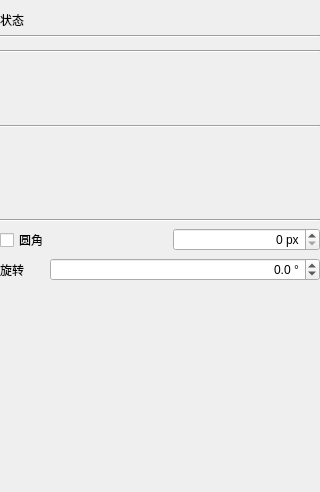
<?xml version="1.0" encoding="UTF-8"?>
<ui version="4.0">
 <class>RectPropertyForm</class>
 <widget class="QWidget" name="RectPropertyForm">
  <property name="geometry">
   <rect>
    <x>0</x>
    <y>0</y>
    <width>320</width>
    <height>492</height>
   </rect>
  </property>
  <property name="sizePolicy">
   <sizepolicy hsizetype="Preferred" vsizetype="Minimum">
    <horstretch>0</horstretch>
    <verstretch>0</verstretch>
   </sizepolicy>
  </property>
  <property name="windowTitle">
   <string>Form</string>
  </property>
  <property name="styleSheet">
   <string notr="true"/>
  </property>
  <layout class="QVBoxLayout" name="verticalLayout" stretch="0,0,0,0,0,0,0,0,0,0,0">
   <property name="spacing">
    <number>6</number>
   </property>
   <property name="sizeConstraint">
    <enum>QLayout::SizeConstraint::SetNoConstraint</enum>
   </property>
   <property name="leftMargin">
    <number>0</number>
   </property>
   <property name="rightMargin">
    <number>0</number>
   </property>
   <property name="bottomMargin">
    <number>0</number>
   </property>
   <item>
    <layout class="QHBoxLayout" name="horizontalLayout_3" stretch="1,5">
     <property name="spacing">
      <number>0</number>
     </property>
     <item>
      <widget class="QLabel" name="label_2">
       <property name="sizePolicy">
        <sizepolicy hsizetype="Fixed" vsizetype="Preferred">
         <horstretch>0</horstretch>
         <verstretch>0</verstretch>
        </sizepolicy>
       </property>
       <property name="text">
        <string>状态</string>
       </property>
      </widget>
     </item>
     <item>
      <widget class="BIComboBox" name="stateBox">
       <property name="sizePolicy">
        <sizepolicy hsizetype="Preferred" vsizetype="Fixed">
         <horstretch>0</horstretch>
         <verstretch>0</verstretch>
        </sizepolicy>
       </property>
      </widget>
     </item>
    </layout>
   </item>
   <item>
    <widget class="Line" name="line_4">
     <property name="frameShadow">
      <enum>QFrame::Shadow::Sunken</enum>
     </property>
     <property name="lineWidth">
      <number>1</number>
     </property>
     <property name="orientation">
      <enum>Qt::Orientation::Horizontal</enum>
     </property>
    </widget>
   </item>
   <item>
    <widget class="PosProperty" name="posProperty">
     <property name="sizePolicy">
      <sizepolicy hsizetype="Preferred" vsizetype="Fixed">
       <horstretch>0</horstretch>
       <verstretch>0</verstretch>
      </sizepolicy>
     </property>
     <property name="minimumSize">
      <size>
       <width>0</width>
       <height>0</height>
      </size>
     </property>
    </widget>
   </item>
   <item>
    <widget class="Line" name="line_2">
     <property name="orientation">
      <enum>Qt::Orientation::Horizontal</enum>
     </property>
    </widget>
   </item>
   <item>
    <widget class="LineProperty" name="lineProperty">
     <property name="sizePolicy">
      <sizepolicy hsizetype="Preferred" vsizetype="Minimum">
       <horstretch>0</horstretch>
       <verstretch>0</verstretch>
      </sizepolicy>
     </property>
     <property name="minimumSize">
      <size>
       <width>0</width>
       <height>60</height>
      </size>
     </property>
     <property name="maximumSize">
      <size>
       <width>16777215</width>
       <height>60</height>
      </size>
     </property>
     <property name="showLine">
      <bool>true</bool>
     </property>
    </widget>
   </item>
   <item>
    <widget class="Line" name="line">
     <property name="sizePolicy">
      <sizepolicy hsizetype="Preferred" vsizetype="Fixed">
       <horstretch>0</horstretch>
       <verstretch>0</verstretch>
      </sizepolicy>
     </property>
     <property name="frameShadow">
      <enum>QFrame::Shadow::Sunken</enum>
     </property>
     <property name="lineWidth">
      <number>1</number>
     </property>
     <property name="orientation">
      <enum>Qt::Orientation::Horizontal</enum>
     </property>
    </widget>
   </item>
   <item>
    <widget class="FillProperty" name="fillProperty">
     <property name="sizePolicy">
      <sizepolicy hsizetype="Preferred" vsizetype="Minimum">
       <horstretch>0</horstretch>
       <verstretch>0</verstretch>
      </sizepolicy>
     </property>
     <property name="minimumSize">
      <size>
       <width>0</width>
       <height>79</height>
      </size>
     </property>
     <property name="maximumSize">
      <size>
       <width>16777215</width>
       <height>79</height>
      </size>
     </property>
     <property name="fill" stdset="0">
      <bool>true</bool>
     </property>
     <property name="brushStyle">
      <enum>Qt::BrushStyle::SolidPattern</enum>
     </property>
    </widget>
   </item>
   <item>
    <widget class="Line" name="line_3">
     <property name="orientation">
      <enum>Qt::Orientation::Horizontal</enum>
     </property>
    </widget>
   </item>
   <item>
    <layout class="QHBoxLayout" name="roundLayout">
     <property name="spacing">
      <number>6</number>
     </property>
     <property name="sizeConstraint">
      <enum>QLayout::SizeConstraint::SetMinimumSize</enum>
     </property>
     <property name="topMargin">
      <number>0</number>
     </property>
     <property name="bottomMargin">
      <number>0</number>
     </property>
     <item>
      <widget class="QCheckBox" name="roundChecked">
       <property name="sizePolicy">
        <sizepolicy hsizetype="Preferred" vsizetype="Fixed">
         <horstretch>0</horstretch>
         <verstretch>0</verstretch>
        </sizepolicy>
       </property>
       <property name="text">
        <string>圆角</string>
       </property>
      </widget>
     </item>
     <item>
      <spacer name="roundSpacer">
       <property name="orientation">
        <enum>Qt::Orientation::Horizontal</enum>
       </property>
       <property name="sizeType">
        <enum>QSizePolicy::Policy::Preferred</enum>
       </property>
       <property name="sizeHint" stdset="0">
        <size>
         <width>20</width>
         <height>20</height>
        </size>
       </property>
      </spacer>
     </item>
     <item>
      <widget class="QSpinBox" name="roundSize">
       <property name="sizePolicy">
        <sizepolicy hsizetype="Preferred" vsizetype="Fixed">
         <horstretch>0</horstretch>
         <verstretch>0</verstretch>
        </sizepolicy>
       </property>
       <property name="alignment">
        <set>Qt::AlignmentFlag::AlignRight|Qt::AlignmentFlag::AlignTrailing|Qt::AlignmentFlag::AlignVCenter</set>
       </property>
       <property name="suffix">
        <string> px</string>
       </property>
       <property name="maximum">
        <number>65536</number>
       </property>
      </widget>
     </item>
    </layout>
   </item>
   <item>
    <layout class="QHBoxLayout" name="horizontalLayout_2">
     <property name="sizeConstraint">
      <enum>QLayout::SizeConstraint::SetMinimumSize</enum>
     </property>
     <property name="topMargin">
      <number>0</number>
     </property>
     <property name="bottomMargin">
      <number>0</number>
     </property>
     <item>
      <widget class="QLabel" name="label">
       <property name="sizePolicy">
        <sizepolicy hsizetype="Fixed" vsizetype="Preferred">
         <horstretch>0</horstretch>
         <verstretch>0</verstretch>
        </sizepolicy>
       </property>
       <property name="text">
        <string>旋转</string>
       </property>
      </widget>
     </item>
     <item>
      <spacer name="rotateSpacer">
       <property name="orientation">
        <enum>Qt::Orientation::Horizontal</enum>
       </property>
       <property name="sizeType">
        <enum>QSizePolicy::Policy::Preferred</enum>
       </property>
       <property name="sizeHint" stdset="0">
        <size>
         <width>20</width>
         <height>20</height>
        </size>
       </property>
      </spacer>
     </item>
     <item>
      <widget class="QDoubleSpinBox" name="rotation">
       <property name="sizePolicy">
        <sizepolicy hsizetype="Preferred" vsizetype="Fixed">
         <horstretch>0</horstretch>
         <verstretch>0</verstretch>
        </sizepolicy>
       </property>
       <property name="alignment">
        <set>Qt::AlignmentFlag::AlignRight|Qt::AlignmentFlag::AlignTrailing|Qt::AlignmentFlag::AlignVCenter</set>
       </property>
       <property name="suffix">
        <string> °</string>
       </property>
       <property name="decimals">
        <number>1</number>
       </property>
       <property name="minimum">
        <double>-360.000000000000000</double>
       </property>
       <property name="maximum">
        <double>360.000000000000000</double>
       </property>
      </widget>
     </item>
    </layout>
   </item>
   <item>
    <widget class="QWidget" name="textWidget" native="true">
     <property name="sizePolicy">
      <sizepolicy hsizetype="Preferred" vsizetype="Minimum">
       <horstretch>0</horstretch>
       <verstretch>0</verstretch>
      </sizepolicy>
     </property>
     <layout class="QVBoxLayout" name="verticalLayout_2">
      <property name="sizeConstraint">
       <enum>QLayout::SizeConstraint::SetMinimumSize</enum>
      </property>
      <property name="leftMargin">
       <number>0</number>
      </property>
      <property name="topMargin">
       <number>6</number>
      </property>
      <property name="rightMargin">
       <number>0</number>
      </property>
      <property name="bottomMargin">
       <number>6</number>
      </property>
     </layout>
    </widget>
   </item>
  </layout>
 </widget>
 <customwidgets>
  <customwidget>
   <class>LineProperty</class>
   <extends>QWidget</extends>
   <header>lineproperty.h</header>
  </customwidget>
  <customwidget>
   <class>FillProperty</class>
   <extends>QWidget</extends>
   <header>fillproperty.h</header>
  </customwidget>
  <customwidget>
   <class>PosProperty</class>
   <extends>QWidget</extends>
   <header>posproperty.h</header>
  </customwidget>
  <customwidget>
   <class>BIComboBox</class>
   <extends>QWidget</extends>
   <header>bicombobox.h</header>
  </customwidget>
 </customwidgets>
 <resources/>
 <connections/>
</ui>
